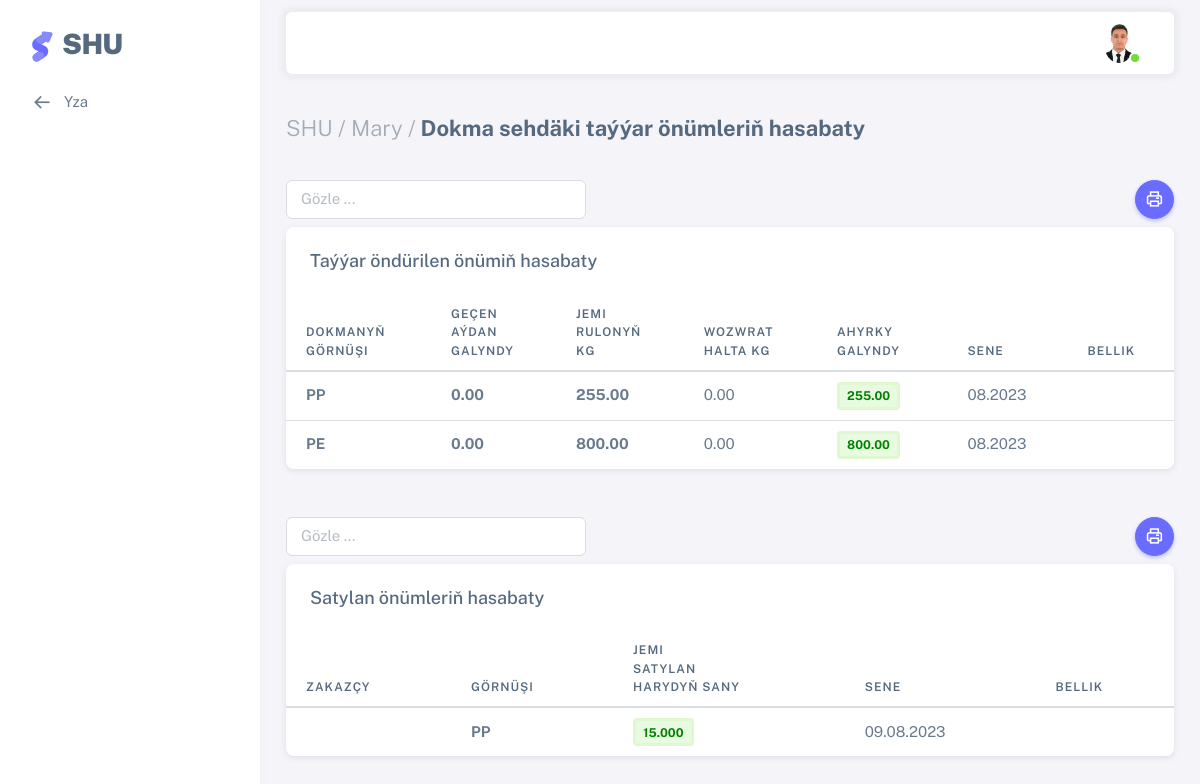
The page /sklad_dokmaseh/ (signed in) on the database its author committed.
### users/models.py (models this page shows, shortened)
class AllUsers(AbstractUser):
    username = models.CharField(max_length=100, unique=True)
    office = models.ForeignKey(Office, on_delete=models.CASCADE, null=True)
    sehs = models.ForeignKey(Sehler, related_name='user_sehs', on_delete=models.CASCADE, null=True, blank=True)
    bolum = models.ForeignKey(Bolum, on_delete=models.CASCADE,null=True)
    wez = models.ForeignKey(Wez, on_delete=models.CASCADE, null=True)
    first_name = models.CharField(max_length=100)
    last_name = models.CharField(max_length=100)
    middle_name = models.CharField(max_length=100, null=True, blank=True)
    birth_date = models.DateField("Doglan senesi", default=timezone.now)
    tel = models.CharField("Telefon belgisi", max_length=12, null=True, blank=True)
    email = models.EmailField(unique=True)
    address = models.TextField(null=True, blank=True)
    user_code = models.CharField(max_length=12, unique=True, default=random_string, null=True, blank=True)
    image = models.ImageField(default='default.png', upload_to='profile_pics')

class Office(models.Model):
    name = models.CharField("Edara-kärhananyň ady", max_length=1000, null=True, blank=True)
    tel = models.CharField("Telefon belgisi", null=True, blank=True, max_length=12)
    reg_num = models.CharField("reg nomer", max_length=100, null=True, blank=True,)
    ind_num = models.CharField("indeks nomer", max_length=100, null=True, blank=True,)
    kpp_num = models.CharField(max_length=100, null=True, blank=True)
    address = models.TextField("Salgysy", null=True, blank=True)
    description = models.TextField("Gysga beyany", null=True, blank=True)
    slug = models.SlugField(max_length=300, unique=True, db_index=True, verbose_name="URL")
    def __str__(self):
        return self.name
    class Meta:
        verbose_name = 'Edara-kärhana'
        verbose_name_plural = 'Edara-kärhanalar'

### shu/models.py (models this page shows, shortened)
class Dokmaseh_sklad(models.Model):
    sehs = models.ForeignKey(Sehler, on_delete=models.CASCADE, null=True, blank=True)
    d_gornusi = models.ForeignKey(Halta_gornus, on_delete=models.CASCADE, null=True)
    jemi_dok_rulon = models.DecimalField("Jemi aýdaky dokalan rulonyň kg",default=0,max_digits=10, decimal_places=3, null=True, blank=True)
    cykrulon_bahasy_m = models.DecimalField("Çykan rulonyň bahasy TMT",max_digits=10, decimal_places=2, null=True, blank=True)
    cykrulon_bahasy_d = models.DecimalField("Çykan rulonyň bahasy $",max_digits=10, decimal_places=2, null=True, blank=True)
    satylan_dokma_kg = models.DecimalField("Jemi aýdaky satylan dokmanyň kg",default=0,max_digits=10, decimal_places=3, null=True, blank=True)
    gecenay_galyndy = models.DecimalField("Geçen aýdaky galyndy",default=0, max_digits=10, decimal_places=3, null=True, blank=True)
    wozwrat = models.DecimalField("Jemi aýdaky wozwrat",default=0,max_digits=10, decimal_places=3, null=True, blank=True)
    ahyrky_galyndy = models.DecimalField("Jemi aýdaky abat haltanyň ahyrky galyndy kg",max_digits=10, decimal_places=3,null=True, blank=True)
    bellik = models.TextField("Bellik",null=True, blank=True)
    sene = models.DateField("Senesi", default=timezone.now, null=True, blank=True)
    has_sene = models.IntegerField("Senesi",null=True, blank=True, default=None)
    class Meta:
        verbose_name = 'Dokma seh sklada giden önüm'
        verbose_name_plural = 'Dokma seh sklada giden önümler'

class Dokmaseh_sklad_satylan(models.Model):
    zakaz_user = models.ForeignKey(Other_users, on_delete=models.CASCADE, null=True, blank=True)
    zakaz_code = models.CharField("Zakaz belgisi",max_length=1000, blank=True, null=True)
    gel_sklad = models.ForeignKey(Dokmaseh_sklad, on_delete=models.CASCADE, null=True, blank=True)
    sehs = models.ForeignKey(Sehler, on_delete=models.CASCADE, null=True, blank=True)
    d_gornusi = models.ForeignKey(Halta_gornus, on_delete=models.CASCADE, null=True)
    jemi_dok_rulon = models.DecimalField("Jemi aýdaky dokalan rulonyň kg",default=0,max_digits=10, decimal_places=3, null=True, blank=True)
    satylan_dokma_kg = models.DecimalField("Jemi aýdaky satylan dokmanyň kg",default=0,max_digits=10, decimal_places=3, null=True, blank=True)
    bellik = models.TextField("Bellik",null=True, blank=True)
    sene = models.DateField("Senesi", default=timezone.now, null=True, blank=True)
    has_sene = models.IntegerField("Senesi",null=True, blank=True, default=None)
    class Meta:
        verbose_name = 'Dokma seh skladan satylan önüm'
        verbose_name_plural = 'Dokma seh skladan satylan önümler'

class Halta_gornus(models.Model):
    name = models.CharField("Haltaň görnüşi", max_length=100, blank=True,null=True)
    sene = models.DateField("Senesi", default=timezone.now, null=True, blank=True)
    def __str__(self):
        return self.name
    class Meta:
        verbose_name = 'Haltaň görnüşi'
        verbose_name_plural = 'Haltaň görnüşleri'

### shu/views.py (the view)
# urls.py: path('sklad_dokmaseh/', views.Sklad_dokmaseh, name='sklad-dokma-seh'),
@login_required(login_url='login')
def Sklad_dokmaseh(request):
    page_title = _('Dokma sehdäki taýýar önümleriň hasabaty')
    cur_user=request.user
    sap = Dokmaseh_sklad.objects.annotate(month=TruncMonth('sene'),gornus=F('d_gornusi__name'),onum=F('jemi_dok_rulon')).values('month', 'gornus','onum','id','gecenay_galyndy','satylan_dokma_kg','wozwrat','ahyrky_galyndy','bellik').order_by("sene")
    satylan = Dokmaseh_sklad_satylan.objects.all().order_by("sene")
    paginator = Paginator(sap, 10)
    page = request.GET.get('page')
    try:
        myuser = paginator.get_page(page)
    except PageNotAnInteger:
        myuser = paginator.page(1)
    except EmptyPage:
        myuser = paginator.page(paginator.num_pages)
    context = {'title': page_title,'myuser':myuser,'satylan':satylan}
    return render(request, 'shu/sklad_dokmaseh.html', context)

### users/models.py (called while the page is built)
    def __str__(self):
        return self.name

### shu/templates/shu/sklad_dokmaseh.html (shortened to what this page needs)
{% extends 'shu/base.html' %}
{% load i18n %}
{% load crispy_forms_tags %}
{% load static %}
{% block menu %}
<li class="menu-item">
  <a href="{% url 'sklad' %}" class="menu-link">
    <i class="menu-icon tf-icons bx bx-arrow-back"></i>
    <div>Yza</div>
  </a>
</li>
{% endblock %}
{% block content %}
<div class="content-wrapper">
  <div class="container-xxl flex-grow-1 container-p-y">
      <h4 class="fw-bold py-3 mb-4"><span class="text-muted fw-light">SHU / {{ user.office|default_if_none:"" }} /</span> {{ title }}</h4>
    <a><button style="float:right;" onclick="printData()" class="btn rounded-pill btn-icon btn-primary"> <i class="tf-icons bx bx-printer"></i></button>
    <input class="form-control mb-2" style="width:300px;" id='myInput' onkeyup='myFunction()' type='text' placeholder="Gözle ..."></a>
    <div class="card" id="printTable">
      <h5 class="card-header">Taýýar öndürilen önümiň hasabaty</h5>
      <div class="table-responsive text-nowrap">
        <table class="table table-hover" id="myTable">
          <thead>
            <tr>
              <th>Dokmanyň<br> görnüşi</th>
              <th>Geçen<br> aýdan<br> galyndy</th>
              <th>Jemi<br> rulonyň<br> kg</th>
              <th>Wozwrat<br> halta kg</th>
              <th>Ahyrky<br> galyndy</th>
              <th>Sene</th>
              <th>Bellik</th>
            </tr>
          </thead>
          <tbody class="table-border-bottom-0">
            {% for deg in myuser %}
            <tr>
              <td><strong>{{deg.gornus|default_if_none:""}}</strong></td>
              <td><strong>{{deg.gecenay_galyndy|floatformat:2|default_if_none:""}}</strong></td>
              <td><strong>{{deg.onum|floatformat:2|default_if_none:""}}</strong></td>
              <td>{{deg.wozwrat|floatformat:2|default_if_none:""}}</td>
              <td><span class="badge bg-label-success border-light-success me-1"><strong style="color:Green;">{{deg.ahyrky_galyndy|floatformat:2|default_if_none:""}}</strong></span></td>
              <td>{{deg.month|date:"m.Y"}}</td>
              <td>{{deg.bellik|default_if_none:""}}</td>
            </tr>
            {% endfor %}
          </tbody>
        </table>
      </div>
    </div>
    <a><button style="float:right;" onclick="printData1()" class="btn rounded-pill btn-icon btn-primary"> <i class="tf-icons bx bx-printer"></i></button>
    <input class="form-control mb-2 mt-5" style="width:300px;" id='myInput1' onkeyup='myFunction1()' type='text' placeholder="Gözle ..."></a>
    <div class="card mb-5" id="printTable1">
      <h5 class="card-header">Satylan önümleriň hasabaty</h5>
      <div class="table-responsive text-nowrap">
        <table class="table table-hover" id="myTable1">
          <thead>
            <tr>
              <th>Zakazçy</th>
              <th>Görnüşi</th>
              <th>Jemi<br>satylan<br>harydyň sany</th>
              <th>Sene</th>
              <th>Bellik</th>
            </tr>
          </thead>
          <tbody class="table-border-bottom-0">
            {% for deg in satylan %}
            <tr>
              <td><strong>{{deg.zakaz_user|default_if_none:""}}</strong></td>
              <td><strong>{{deg.d_gornusi|default_if_none:""}}</strong></td>
              <td><span class="badge bg-label-success border-light-success me-1"><strong style="color:Green;">{{deg.satylan_dokma_kg|default_if_none:""}}</strong></span></td>
              <td>{{deg.sene|date:"d.m.Y"}}</td>
              <td>{{deg.bellik|default_if_none:""}}</td>
            </tr>
            {% endfor %}
          </tbody>
        </table>
      </div>
    </div>
  </div>
</div>
{% endblock content %}

### templates/include/header.html (shortened to what this page needs)
	{% load static i18n %}
	{% load crispy_forms_tags %}
		<nav class="layout-navbar container-xxl navbar navbar-expand-xl navbar-detached align-items-center bg-navbar-theme" id="layout-navbar">
		  <div class="navbar-nav-right d-flex align-items-center" id="navbar-collapse">
			<ul class="navbar-nav flex-row align-items-center ms-auto">
			  <li class="nav-item navbar-dropdown dropdown-user dropdown">
				<a class="nav-link dropdown-toggle hide-arrow" href="javascript:void(0);" data-bs-toggle="dropdown">
				  <div class="avatar avatar-online">
					<img src="{{ user.image.url }}" onerror="this.onerror=null;this.src='{% static 'assets/img/avatars/default.png' %}'" alt class="w-px-30 h-auto rounded-circle" />
				  </div>
				</a>
			  </li>
			</ul>
		  </div>
		</nav>

### rows shown on the page
AllUsers: image (picture), office "Mary"
Dokmaseh_sklad: gornus "PP", gecenay_galyndy "0.00", onum "255.00", wozwrat "0.00", ahyrky_galyndy "255.00", month "08.2023"
Dokmaseh_sklad: gornus "PE", gecenay_galyndy "0.00", onum "800.00", wozwrat "0.00", ahyrky_galyndy "800.00", month "08.2023"
Dokmaseh_sklad_satylan: d_gornusi "PP", satylan_dokma_kg "15.000", sene "09.08.2023"

### other values the page prints
{{ title }} "Dokma sehdäki taýýar önümleriň hasabaty"
